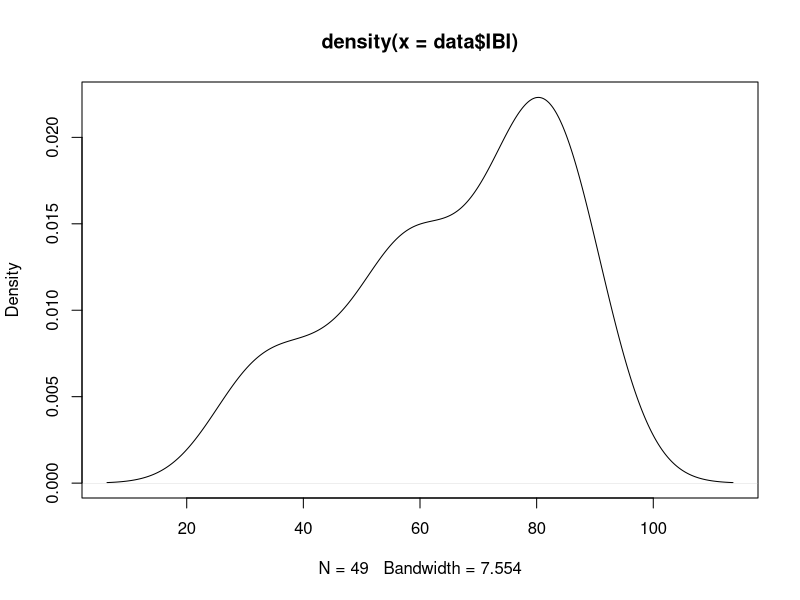
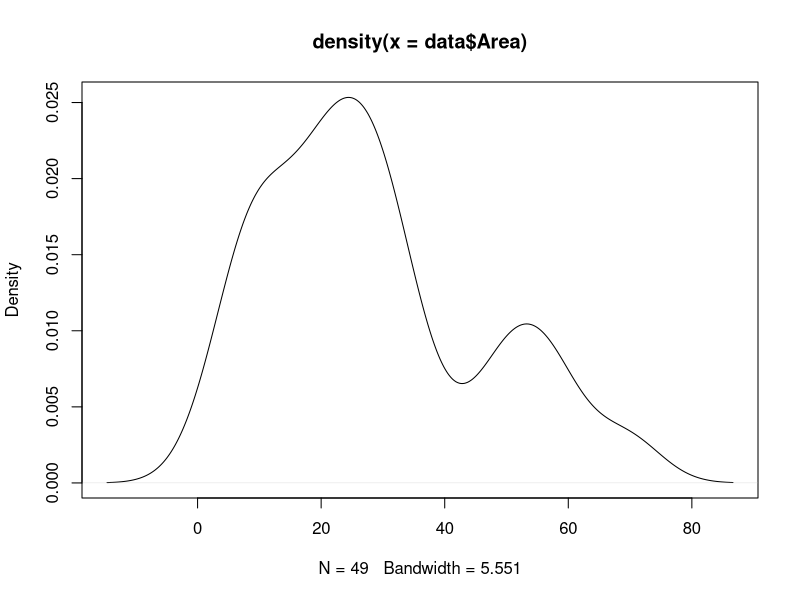
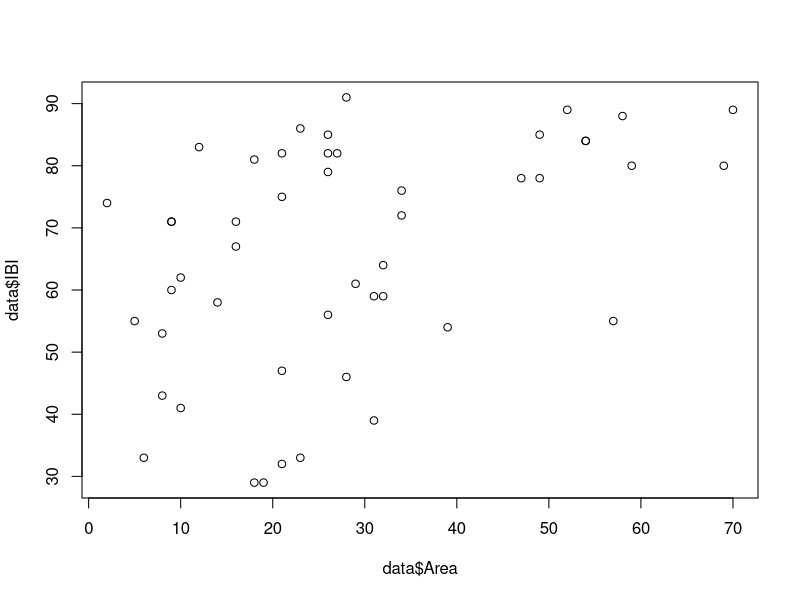
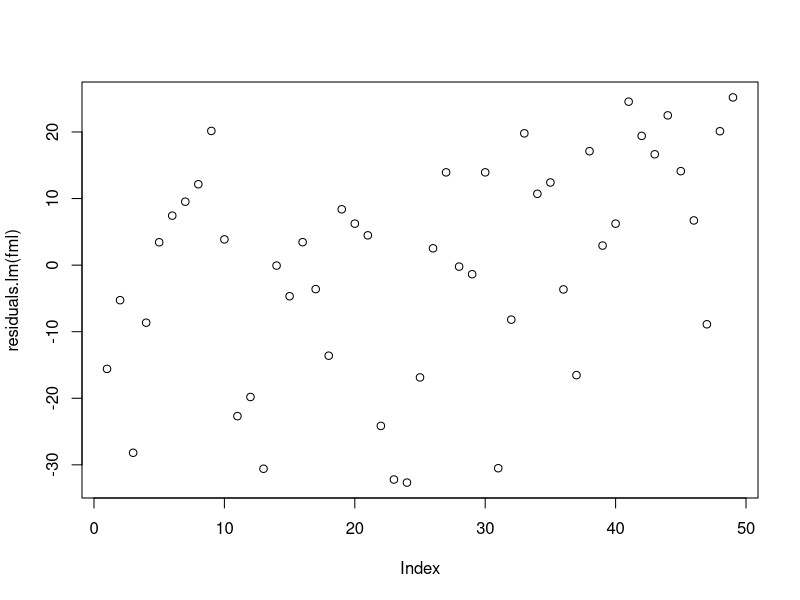
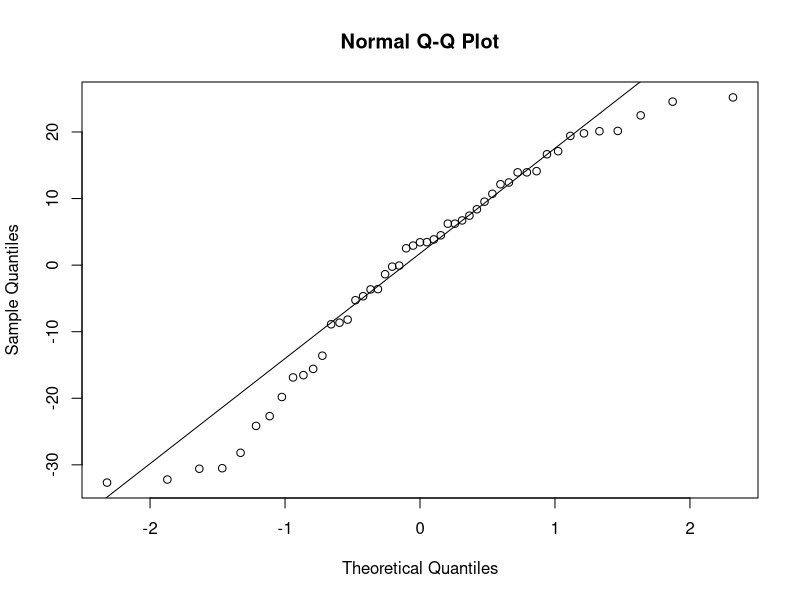
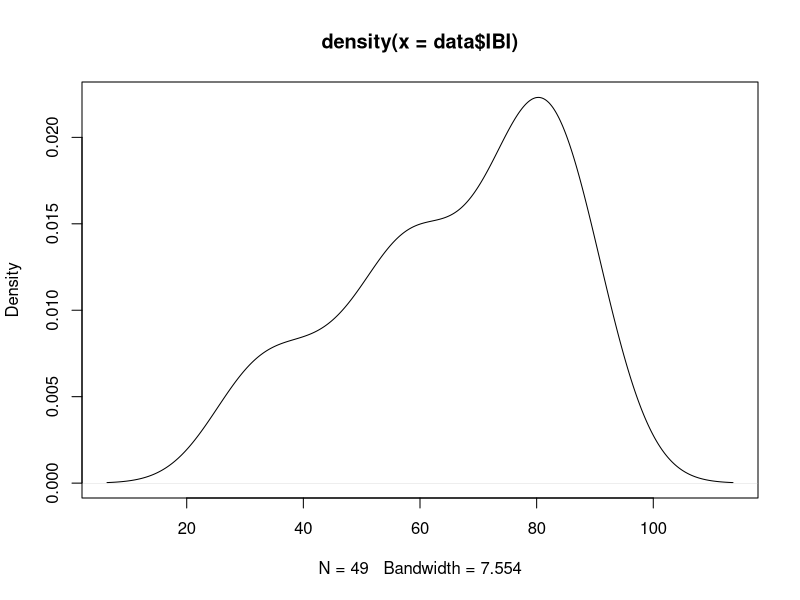
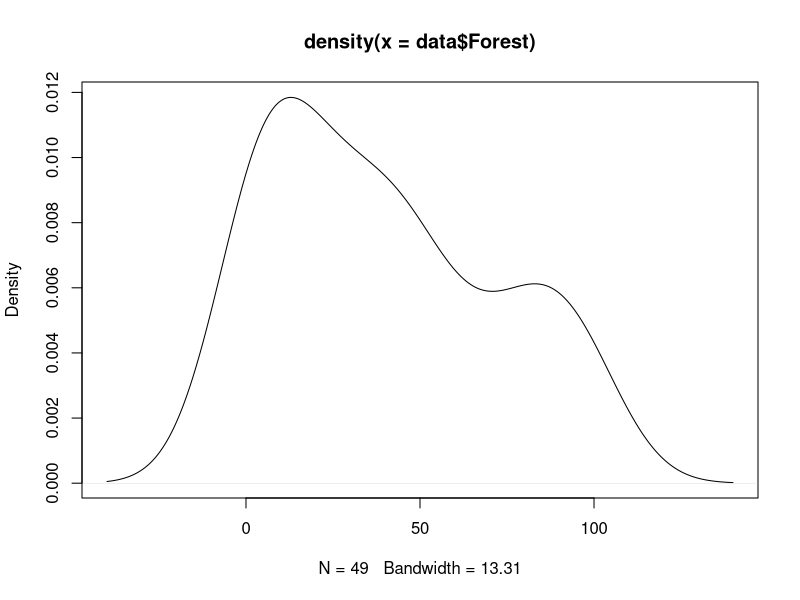
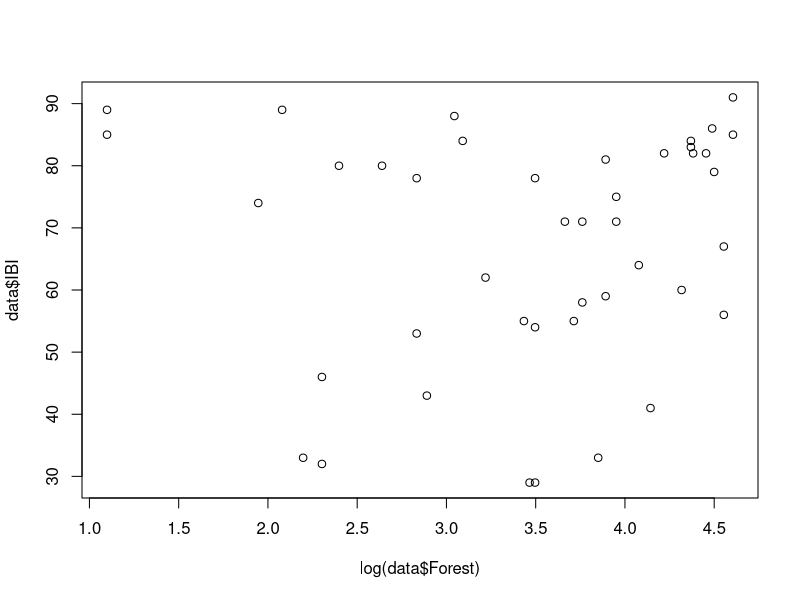

R code for these plots, in order:
## ---- chunk 1
data = read.csv("Water-Quality.csv")
modified0 = read.csv("Water-Quality2.csv")
modified100 = read.csv("Water-Quality3.csv")
## ---- chunk 2
plot(density(data$IBI))
plot(density(data$Area))
## ---- chunk 3
a_mean <- mean(data$Area)
a_sd <- sd(data$Area)
f_mean <- mean(data$Forest)
f_sd <- sd(data$Forest)
ibi_mean <- mean(data$IBI)
ibi_sd <- sd(data$IBI)
## ---- chunk 4
plot(data$IBI ~ data$Area, data = data)
## ---- chunk 5
fml = lm(data$IBI ~ data$Area)
summary(fml)
## ---- chunk 6
plot(residuals.lm(fml))
## ---- chunk 7
qqnorm(residuals(fml))
qqline(residuals(fml))
## ---- chunk 8
plot(density(data$IBI))
plot(density(data$Forest))
## ---- chunk 9
plot(data$IBI ~ log(data$Forest), data = data)
## ---- chunk 10
fml2 = lm(data$IBI ~ data$Forest)
summary(fml2)
## ---- chunk 11
plot(residuals.lm(fml2))
## ---- chunk 12
qqnorm(residuals(fml2))
qqline(residuals(fml2))
## ---- chunk 13
fml3 = lm(modified0$IBI ~ modified0$Forest)
fsum <- summary(fml3)$fstatistic
pf(fsum[1], fsum[2], fsum[3], lower.tail=FALSE)
## ---- chunk 14
fml4 = lm(modified100$IBI ~ modified100$Forest)
fsum2 <- summary(fml4)$fstatistic
pf(fsum2[1], fsum2[2], fsum2[3], lower.tail=FALSE)
